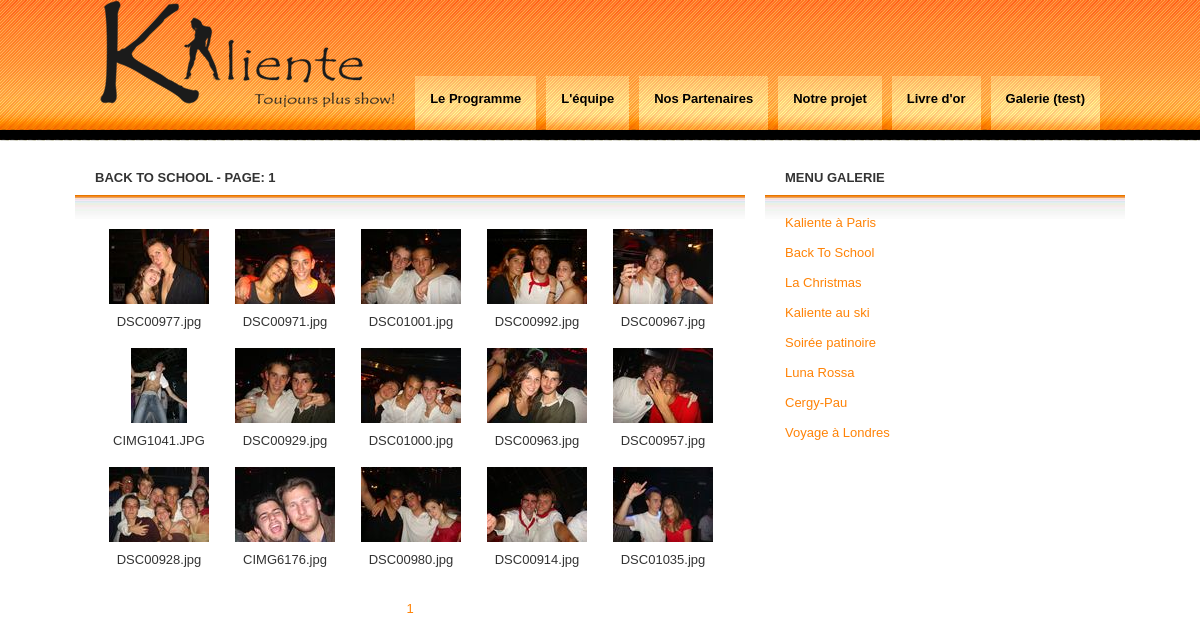
The app's page /galerie.php?name=back with its own data.
### tables this page shows
CREATE TABLE IF NOT EXISTS `galerie` (
  `id` int(11) NOT NULL auto_increment,
  `nom` varchar(255) NOT NULL default '',
  `path` varchar(255) NOT NULL default '',
  `intitule` varchar(100) NOT NULL default '',
  PRIMARY KEY  (`id`)
);

### galerie.php (the view, shortened to what this page needs)
<!DOCTYPE html PUBLIC "-//W3C//DTD XHTML 1.0 Strict//EN" "http://www.w3.org/TR/xhtml1/DTD/xhtml1-strict.dtd">
<html xmlns="http://www.w3.org/1999/xhtml" xml:lang="fr" >
    <head>
		<link rel="stylesheet" media="screen" type="text/css" title="Kaliente" href="css/index.css" />
		<link rel="stylesheet" type="text/css" href="lightbox.css" />
		<link rel="stylesheet" href="css/lightbox.css" type="text/css" media="screen" />
    </head>
	<body>
	   <div id='header'>
			<div id='logo'>
				<a href="index.php"><img src="img/kaliente_noir.png" alt="Kaliente, toujours plus show !!" /></a>
			</div>
			<div id='menu'>
				<ul>
					<li><a href="index.php?news">Le Programme</a></li>
					<li><a href="index.php?equipe">L'équipe</a></li>
					<li><a href="index.php?partenaires">Nos Partenaires</a></li>
					<li><a href="index.php?projet">Notre projet</a></li>
					<li><a href="index.php?livre">Livre d'or</a></li>
					<li><a href="./galerie.php">Galerie (test)</a></li>
				</ul>
			</div>
		</div>
		<div id='content'>
			<div id='sidebar'>
				<div class='boxed'>
					<h2 class='title'>Menu Galerie</h2>
					<div class='content'>
					<?php
						$rep = mysql_query("
						SELECT *
						FROM `galerie`
						");
						if(isset($rep)) {
							while($data = mysql_fetch_array($rep)) {
								echo "<a href='./galerie.php?name=".$data['nom']."'>".$data['intitule']."</a>";
								echo "<br />";
								echo "<br />";
							}
						}
					?>
					</div>
				</div>
			</div>
		<div class='include'>
   <?php
$name = 'paris';
$page = 1;
$data['intitule'] = 'Kaliente à Paris';
if(isset($_GET['name'])) {
	$name = $_GET['name'];
	$rep = mysql_query("
		SELECT `id`,`path`,`intitule`
		FROM `galerie`
		WHERE `nom` = '$name'
		");
	if(!empty($rep))
		$data = mysql_fetch_array($rep);
}
$rep = 'thumb/'.$data['path'];
$dir = opendir($rep);
$i = 0;
$files = glob($rep."/*.db");
$compteurthumbs = count($files);
$files = glob($rep."/*.*");
$compteurf = count ($files) - $compteurthumbs;
$c = 0;
$modulo = $compteurf % 25;
$nbpages = ($compteurf - $modulo) / 25 + 1;
echo "<div class='boxed'>";
echo "<h2 class='title'>".$data['intitule']." - Page: ".$page."</h2>";
echo "<div class='content'>";
echo "<div class='center'>";
echo '<table class="container">';
echo '<tr>';
$foto_min = ($page -1) * 25 + 1;
$foto_max = $page * 25;
while (FALSE !== ($f = readdir($dir))) {
	if(is_file($rep.$f) && $f != 'Thumbs.db')
		$c++;
	if(is_file($rep.$f) && $f != 'Thumbs.db' && $i < 5) {
		if($c >= $foto_min) {
			if($c <= $foto_max) {
				echo "<td>";
				echo '<table class="dia"><tr><td>';
				echo "<a href='o riginal/".$data['path'].$f."' title='".$f."' rel='lightbox[1]' />";
				echo "<img src='thumb/".$data['path'].$f."' rel='thumb' alt='".$f."' ></a>";
				echo "</td></tr></table>";
				echo "<div class='smalldesc'>".$f."</div>";
				echo "</td>";
				$i++;
			}
		}
	}
	elseif(is_file($rep.$f) && $f != 'Thumbs.db') {
		if($c > $foto_min) {
			if($c <= $foto_max) {
				$i = 0;
				echo "</tr><tr>";
				echo "<td>";
				echo '<table class="dia"><tr><td>';
				echo "<a href='original/".$data['path'].$f."' title='".$f."' rel='lightbox[1]' />";
				echo "<img src='thumb/".$data['path'].$f."' rel='thumb' alt='".$f."' ></a>";
				echo "</td></tr></table>";
				echo "<div class='smalldesc'>".$f."</div>";
				echo "</td>";
				$i++;
			}
		}
    }
}
echo '</tr>';
echo '</table>';
echo '</div></div></div>';
$k = 1;
echo"<table><tr>";
while ($k <= $nbpages) {
	echo "<td><a href='./galerie.php?name=".$name."&page=".$k."'>$k</a></td>";
	$k++;
	}
echo "</tr></table>";
?>
			</div>
		</div>
	</body>
</html>

### css/index.css (style rules this page uses)
* { margin: 0; padding: 0; }
body { margin: 0; background: #FFFFFF url(../images/img01.png) repeat-x; font: normal small "Trebuchet MS", Arial, Helvetica, sans-serif; color: #333333; }
a { text-decoration: none; color: #ff8307; }
#header { width: 1000px; height: 140px; margin: 0 auto; }
#logo { float: left; width: 240px; height: 50px; }
#logo img { border:none; text-decoration:none; }
#menu { float: right; }
#menu ul { margin: 0; padding-top: 76px; list-style: none; }
#menu li { display: inline; }
#menu a { display: block; float: left; height: 24px; margin-left: 10px; padding: 15px; background: url(../images/img02.png) repeat-x; text-decoration: none; font-weight: bold; color: #000000; }
#content { width: 1050px; margin: 0 auto; padding-top: 20px; }
.boxed .title { padding: 10px 20px; text-transform: uppercase; font-size: 1em; }
.boxed .content { padding: 20px; background: url(../images/img05.jpg) repeat-x; }
.include { float: left; width: 670px; }
#sidebar { float: right; width: 360px; margin-left:5px; }
table { margin:auto; }
td { text-align:center; padding:5px; }
a img { border:none; text-decoration:none; }

### records on screen
galerie: intitule "Kaliente à Paris"
galerie: intitule "Back To School", intitule "BACK TO SCHOOL", path (picture)
galerie: intitule "La Christmas"
galerie: intitule "Kaliente au ski"
galerie: intitule "Soirée patinoire"
galerie: intitule "Luna Rossa"
galerie: intitule "Cergy-Pau"
galerie: intitule "Voyage à Londres"

### other values on screen
$page "1"
$f "DSC00977.jpg"
$f "DSC00971.jpg"
$f "DSC01001.jpg"
$f "DSC00992.jpg"
$f "DSC00967.jpg"
$f "CIMG1041.JPG"
$f "DSC00929.jpg"
$f "DSC01000.jpg"
$f "DSC00963.jpg"
$f "DSC00957.jpg"
$f "DSC00928.jpg"
$f "CIMG6176.jpg"
$f "DSC00980.jpg"
$f "DSC00914.jpg"
